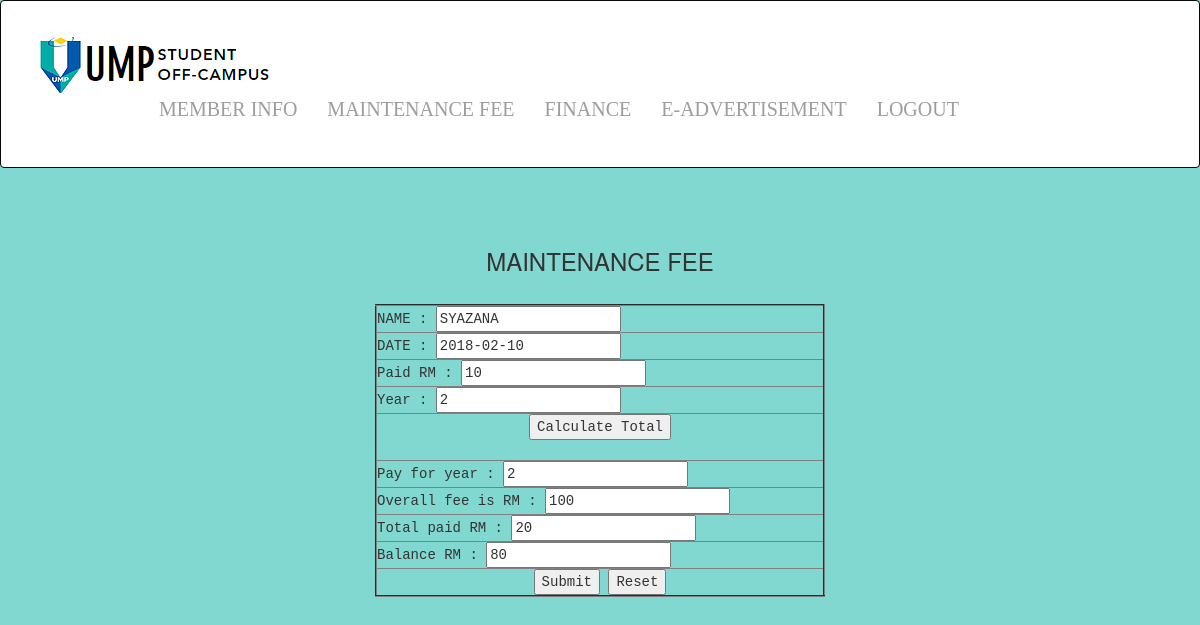
Screenshot of /updatemaintenance.php?matric=CB16110 with the database file from the repository.
### tables this page shows
CREATE TABLE `maintenance` (
  `year1` int(2) NOT NULL,
  `fee` int(10) NOT NULL,
  `payment` int(10) NOT NULL,
  `total` int(10) NOT NULL,
  `status` int(2) NOT NULL,
  `balance` int(10) NOT NULL,
  `name` varchar(100) NOT NULL,
  `matric` varchar(7) NOT NULL,
  `date` date NOT NULL
);

### updatemaintenance.php (the view, shortened to what this page needs)
<!DOCTYPE html>
<html>
<head>
<link rel="stylesheet" href="https://maxcdn.bootstrapcdn.com/bootstrap/3.3.7/css/bootstrap.min.css">
</head>
<body>
<nav class="navbar navbar-inverse">
	<div class ="container-fluid">
		<div class ="navbar-header">
		<a class ="navbar-brand" href="adminHome.php"><img src="Capture.png" ></a>
		</div>
		<ul class ="nav navbar-nav">
			<li><a href="memberinfoadmin.php" style ="font-family:algerian,cursive;line-height: 70px;">MEMBER INFO</a></li>
			<li><a href="viewmaintenance.php" style ="font-family:algerian,cursive; line-height: 70px;">MAINTENANCE FEE</a></li>
			<li><a href="viewfinancial.php" style ="font-family:algerian,cursive; line-height: 70px;">FINANCE</a></li>
			<li><a href="e-advert.php" style ="font-family:algerian,cursive; line-height: 70px;">E-ADVERTISEMENT</a></li>
			<li><a href="homepage.php" style ="font-family:algerian,cursive; line-height: 70px;">LOGOUT</a></li>
		</ul>
	</div>
</nav>
<center><form name = "form1" method="post" action="saveupdatemaintenance.php">
<table border = "2" width="450px">
<br><br>
	<style="font-family:courier;"><h3 style="text-align:center;">MAINTENANCE FEE</h3></b><br>
<?php
include("dbase.php");
$matricURL = $_GET['matric'];
$query = "SELECT * FROM maintenance WHERE matric = '$matricURL'";
$result = mysqli_query($conn,$query);
if (mysqli_num_rows($result) > 0){
    while($row = mysqli_fetch_assoc($result)){
    $year1 = $row["year1"];
	$fee = $row["fee"];
	$payment = $row["payment"];
	$total = $row["total"];
	$status = $row["status"];
	$balance = $row["balance"];
	$name = $row["name"];
	$date = $row["date"];
	?>
	<tr>
	<td style="font-family:courier;">NAME	:	<input type ="text" name="name"  value="<?php echo $name; ?>"></td></tr>
	<tr><td style="font-family:courier;">DATE	:	<input type ="text" name="date"  value="<?php echo $date; ?>"></td></tr>
	<tr><td style="font-family:courier;">Paid RM	:	<input type ="text" name="fee"  value="<?php echo $fee; ?>"></td></tr>
	<tr><td style="font-family:courier;">Year	:	<input type ="text" name="year1"  value="<?php echo $year1; ?>"></td></tr>
	<tr><td style="font-family:courier;">
	<center><input type="button" onClick="calc()" Value= "Calculate Total" /><br><br>
	<tr><td style="font-family:courier;">Pay for year	:	<input type ="text" name="status"  value="<?php echo $status; ?>"></td></tr>
	<tr><td style="font-family:courier;">Overall fee is RM	:	<input type ="text" name="payment"  value="<?php echo $payment; ?>"></td></tr>
	<tr><td style="font-family:courier;">Total paid RM	:	<input type ="text" name="total"  value="<?php echo $total; ?>"></td></tr>
	<tr><td style="font-family:courier;">Balance RM	:	<input type ="text" name="balance"  value="<?php echo $balance; ?>"></td></tr>
	<tr><td style="font-family:courier;">
<input type ="hidden" name="matric" value="<?php echo $matricURL; ?>"><center>
<input type ="submit" value="Submit">
<input type ="reset" value="Reset"></td></tr>
	</tr>
	<?php
    }
} else {
    echo "0 results";
}
?>
</table>
</body>
</html>

### updatemaintenance.php (style rules this page uses)
body { background:#81D8D0; }
.navbar-inverse { background:white; padding:8px; font-size:20px; }
.navbar-nav { padding: 0 0 0 20px; margin-left:100px; }

### rows the page displays
maintenance: name "SYAZANA", date "2018-02-10", fee "10", year1 "2", status "2", payment "100", total "20", balance "80"
